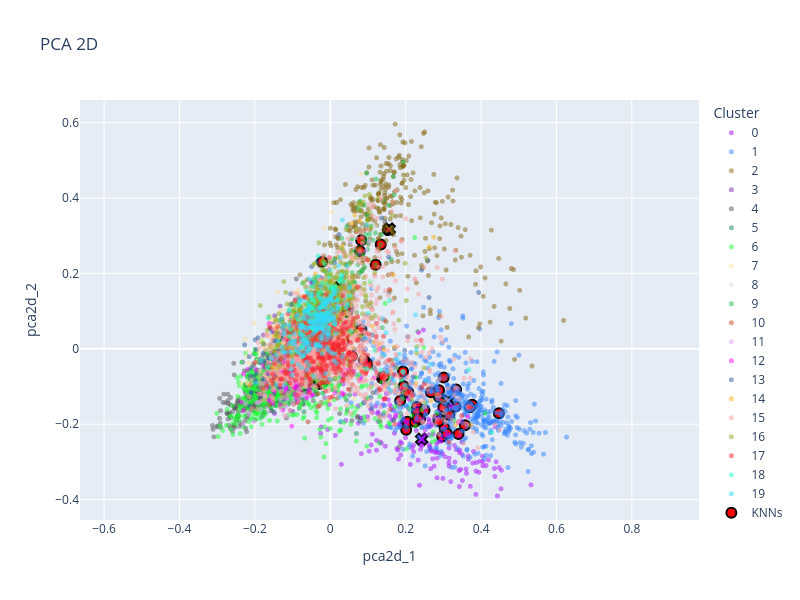

Notebook cell for this chart:
### Code cell
# PCA

# Calcular centroides de cada cluster
centroids = df.groupby(clustering_method)[['pca2d_1', 'pca2d_2']].mean().reset_index()

# Crear gráfico de dispersión interactivo con leyenda discreta
fig = px.scatter(
    df, 
    x='pca2d_1',
    y='pca2d_2',
    size=None,
    color=clustering_method,  # Usar la columna categórica para el color
    title='PCA 2D',
    color_discrete_sequence=px.colors.qualitative.Alphabet,  # Usar una paleta de colores discreta
    hover_data=[clustering_method, 'title'],  # Agregar el cluster y el título al tooltip
    hover_name='title',  # Mostrar el título como identificador principal en el tooltip
    opacity=0.5,
    category_orders={clustering_method: clusters}
)

# Asegurar que la relación de aspecto sea 1:1 tanto en los ejes como en la figura
fig.update_layout(
    xaxis=dict(scaleanchor="y"),  # Vincula la escala del eje x con el eje y
    yaxis=dict(scaleanchor="x"),  # Vincula la escala del eje y con el eje x
    width=800,  # Establece un tamaño específico para el ancho
    height=600,  # Establece el mismo tamaño para la altura
    legend_title_text='Cluster'  # Personalizar el título de la leyenda
)

# Personalizar el formato del tooltip
fig.update_traces(
    marker=dict(size=5),
    hovertemplate="<b>Title:</b> %{hovertext}<br>" +  # Título en negrita
                  "<b>Cluster:</b> %{customdata[0]}<br>" +  # Mostrar el cluster (usando customdata)
                  "<b>X:</b> %{x}<br>" +  # Coordenada X
                  "<b>Y:</b> %{y}<br>" +  # Coordenada Y
                  "<extra></extra>"  # Eliminar información adicional no deseada
)

# Agregar puntos resaltados en rojo, sin que aparezcan en la leyenda
fig.add_scatter(
    x=df.loc[knn_idxs[0], 'pca2d_1'],
    y=df.loc[knn_idxs[0], 'pca2d_2'],
    mode='markers',
    marker=dict(color='red', size=10, line=dict(color='black', width=2)),
    name='KNNs',
    showlegend=True,
    customdata=df.loc[knn_idxs[0], [clustering_method]],  # Asegurar que tengan los mismos datos adicionales
    hovertext=df.loc[knn_idxs[0], 'title'],  # Usar el título también para estos puntos
    hovertemplate="<b>Title:</b> %{hovertext}<br>" +
                  "<b>Cluster:</b> %{customdata[0]}<br>" +
                  "<b>X:</b> %{x}<br>" +
                  "<b>Y:</b> %{y}<br>" +
                  "<extra></extra>"
)

# Obtener los colores usados en el gráfico principal
colors = px.colors.qualitative.Alphabet

# Crear un diccionario que mapea cada cluster a un color
cluster_colors = dict(zip(df[clustering_method].cat.categories, colors))

# Agregar centroides con el color correspondiente de su cluster
for cluster in centroids[clustering_method]:
    centroid = centroids[centroids[clustering_method] == cluster]
    fig.add_scatter(
        x=centroid['pca2d_1'],
        y=centroid['pca2d_2'],
        mode='markers',
        marker=dict(color=cluster_colors[cluster], size=10, symbol='x', line=dict(color='black', width=2)),
        name=f'Centroid {cluster}',  # Opcional, si quieres que aparezca en la leyenda
        showlegend=False
    )

# Mostrar el gráfico
fig.show()
